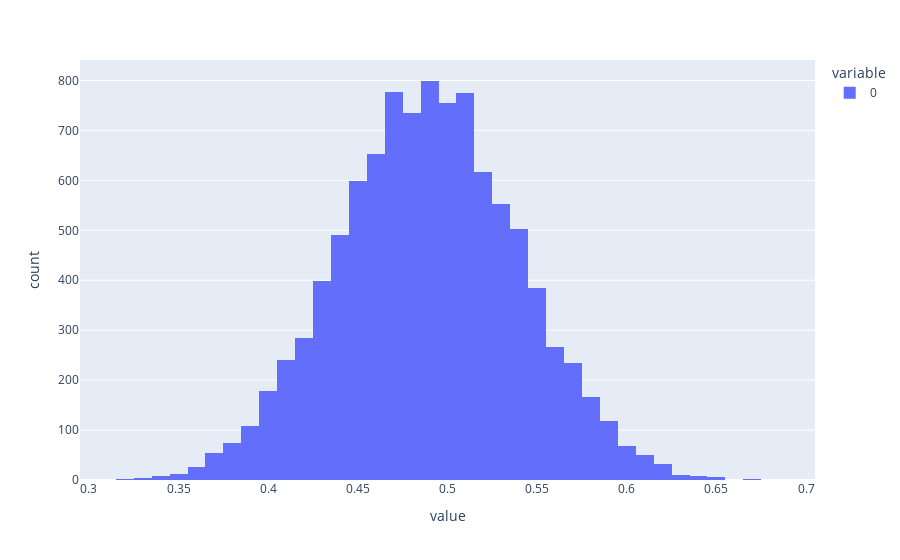

Notebook cell for this chart:
### Code cell
import plotly.express as px
px.histogram( samples )

### Figure 1 — Plotly figure (JSON) as saved in the notebook; plotly's stock layout.template omitted (floating-point values rounded to 4 significant figures; data arrays with more than 128 entries replaced by an {"elided": "..."} marker saying what was removed)
{"data": [{"alignmentgroup": "True", "bingroup": "x", "hovertemplate": "variable=0<br>value=%{x}<br>count=%{y}<extra></extra>", "legendgroup": "0", "marker": {"color": "#636efa", "pattern": {"shape": ""}}, "name": "0", "offsetgroup": "0", "orientation": "v", "showlegend": true, "type": "histogram", "x": {"elided": "10000 float values"}, "xaxis": "x", "yaxis": "y"}], "layout": {"autosize": true, "barmode": "relative", "legend": {"title": {"text": "variable"}, "tracegroupgap": 0}, "margin": {"t": 60}, "xaxis": {"anchor": "y", "autorange": true, "domain": [0, 1], "range": [0.295, 0.705], "title": {"text": "value"}, "type": "linear"}, "yaxis": {"anchor": "x", "autorange": true, "domain": [0, 1], "range": [0, 841.1], "title": {"text": "count"}}}}
